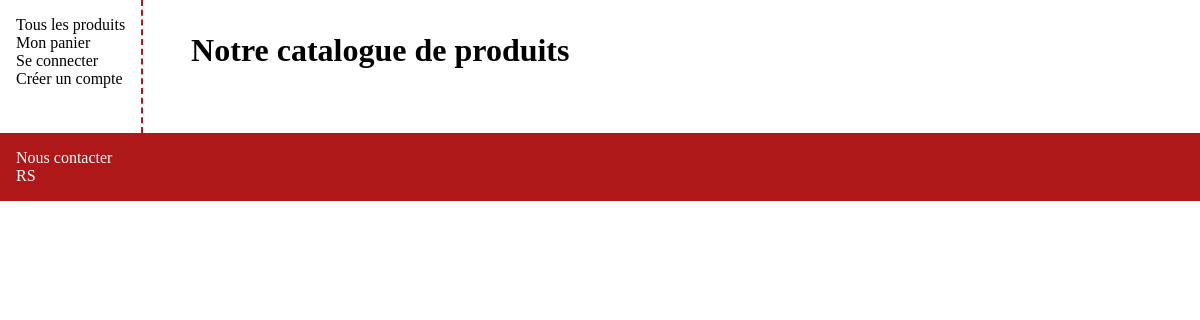
Before: / with the older database file.
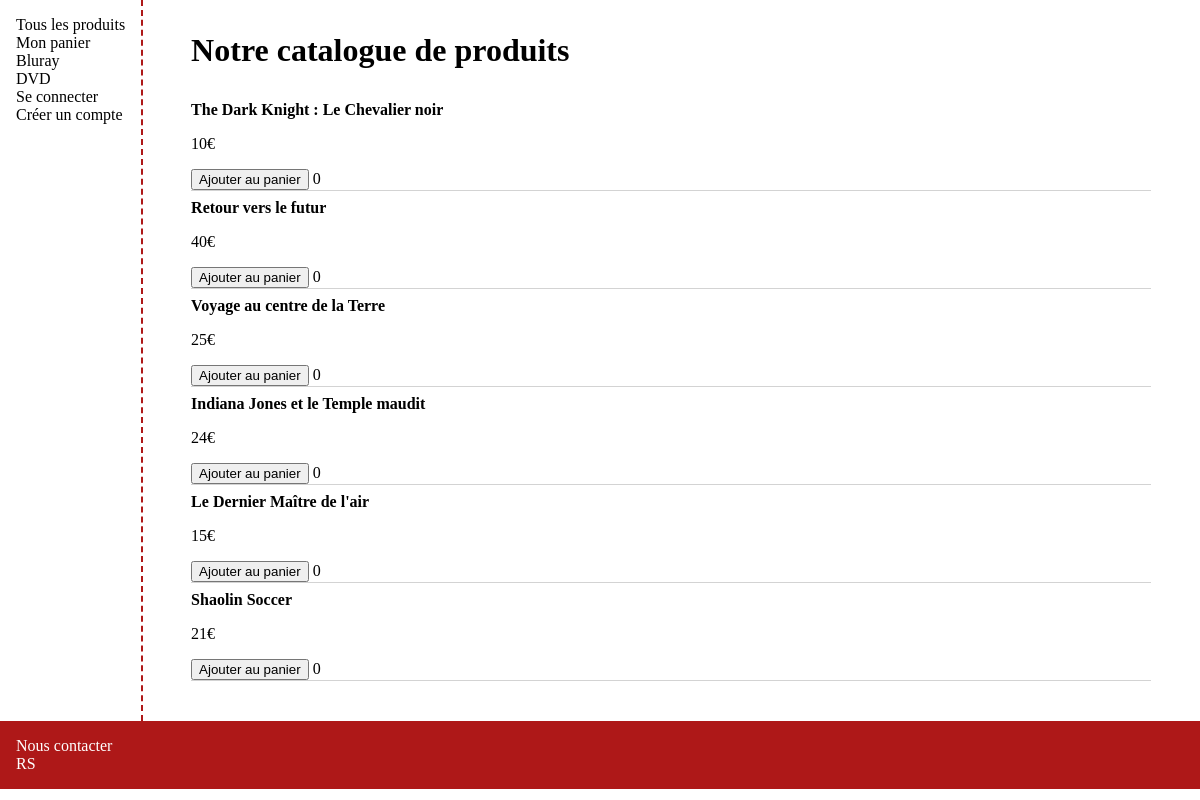
After: the same page with the newer database file.
### tables this page shows
CREATE TABLE `nav_bar` (
  `navBar_id` int(11) NOT NULL,
  `links` varchar(100) NOT NULL,
  `label` varchar(30) NOT NULL,
  `filter` varchar(40) NOT NULL,
  `order` int(11) NOT NULL,
  `adminOnly` tinyint(1) NOT NULL
);

CREATE TABLE `products` (
  `product_id` int(11) NOT NULL,
  `product_name` varchar(100) NOT NULL,
  `price` double NOT NULL,
  `description` text NOT NULL,
  `product_picture` varchar(150) DEFAULT NULL,
  `picture_alt` varchar(150) DEFAULT NULL,
  `in_stock` int(11) NOT NULL,
  `fk_categoryId` int(11) NOT NULL
);

### index.php (called while the page is built, shortened)
<?php
include('listeProduit_m.php');
include('listeProduit_v.php');

### components/menu_c.php (called while the page is built)
<?php
    include('menu_m.php');
    include('menu_v.php');

### components/menu_m.php (called while the page is built, shortened)
<?php
    include(__DIR__ . '/../data/db_connection.php');
    $bd->beginTransaction();
    $sql = "SELECT * FROM nav_bar WHERE adminOnly = 0 ORDER BY `order`";
    $menu=$bd->query($sql);

### listeProduit_m.php (called while the page is built, shortened)
<?php
include(__DIR__ . '/data/db_connection.php');
$sql = "SELECT * FROM products where 1";
        $sql = $bd->prepare($sql);
        $sql->execute();
        $donneesProduit = $sql->fetchall(PDO::FETCH_ASSOC);
        $tableauProduit= array();
        if($donneesProduit != NULL){
            for($i=0;$i<count($donneesProduit);$i++){
            $tableauProduit[]= [$donneesProduit[$i]['product_id'],$donneesProduit[$i]['product_name'],
            $donneesProduit[$i]['price'],$donneesProduit[$i]['description'],$donneesProduit[$i]['in_stock'],$donneesProduit[$i]['fk_categoryId']];
            }
        }

### listeProduit_v.php (the view, shortened to what this page needs)
<!DOCTYPE html>
<html lang="fr">
<head>
    <link rel="stylesheet" href="styles/style.css">
</head>
<body>
    <div class="flex">
    <?php require_once(__DIR__.'/components/header.php'); ?>
        <main>
            <h1>Notre catalogue de produits</h1>
            <ul>
                <?php
                    for($i=0;$i<count($tableauProduit);$i++){ ?>
                        <li class='carteProduit'><a class='isBold' href='ficheProduit_c.php?id=<?= $tableauProduit[$i][0] ?>'> <?= $tableauProduit[$i][1]?></a>
                            <p><?= $tableauProduit[$i][2] ?>€</p>
                            <div class="panier-zone" data-id="<?= $tableauProduit[$i][0] ?>">
                                <button class="btn-ajout">Ajouter au panier</button>
                                <span class="quantite">
                                    <?= $_SESSION['panier'][$tableauProduit[$i][0]] ?? 0 ?>
                                </span>
                            </div>
                        </li>
                <?php } ?>
            </ul>
        </main>
    </div>
    <?php require_once(__DIR__.'/components/footer.php'); ?>
</body>
</html>

### components/header.php (shortened to what this page needs)
<header>
    <?php include(__DIR__.'/menu_c.php'); ?>
</header>

### components/menu_v.php (shortened to what this page needs)
<nav>
    <ul>
        <li><a href="/ProjectPHPLPMI/index.php">Tous les produits</a></li>
        <li><a href="/ProjectPHPLPMI/userCart_c.php">Mon panier</a></li>
        <?php if(isset($menu)) {
            while($ligne = $menu->fetch()) {
                $label = htmlspecialchars($ligne->label, ENT_QUOTES, 'UTF-8');
                $link = htmlspecialchars($ligne->links, ENT_QUOTES, 'UTF-8');
                $filter = htmlspecialchars($ligne->filter, ENT_QUOTES, 'UTF-8');
                $url = "/ProjectPHPLPMI/$link";
                if (!empty($filter)) {
                    $url .= '?' . $filter;
                }
                echo "<li><a href='$url'>$label</a></li>";
            }
        } ?>
        <?php if(!isset($_SESSION['user_id'])) : ?>
            <li><a href="/ProjectPHPLPMI/connectUser_c.php">Se connecter</a></li>
            <li><a href="/ProjectPHPLPMI/addUser_c.php">Créer un compte</a></li>
        <?php endif; ?>
    </ul>
</nav>

### components/footer.php
<footer>
    <ul>
        <li><a target="_blank" href="mailto:contact@groupe1.fr">Nous contacter</a></li>
        <li><a target="_blank" href="http://google.fr">RS</a></li>
    </ul>
</footer>

### styles/style.css (style rules this page uses)
body,h1,h2,a,nav,ul,li, figure,img { margin:0; padding:0; }
ul { list-style-type: none; }
a { text-decoration: none; color: black; }
.flex { display: flex; gap: 1rem; }
main { width:80%; padding : 2rem; }
header { width: fit-content; max-width: 20%; padding : 1rem; }
h1 { margin-bottom: 2rem; }
.carteProduit { border-bottom : 0.5px solid lightgrey; margin-bottom : 0.5rem; }
footer { padding : 1rem; }
header { border-right: 2px dashed rgb(174, 24, 24); }
.isBold { font-weight: bold; }
footer { background-color: rgb(174, 24, 24); }
footer a { color: white; }

Changed rows visible on the page:
added nav_bar: label "Bluray"
added nav_bar: label "DVD"
added products: product_name "The Dark Knight : Le Chevalier noir", price "10", product_id "0"
added products: product_name "Retour vers le futur", price "40", product_id "0"
added products: product_name "Voyage au centre de la Terre", price "25", product_id "0"
added products: product_name "Indiana Jones et le Temple maudit", price "24", product_id "0"
added products: product_name "Le Dernier Maître de l'air", price "15", product_id "0"
added products: product_name "Shaolin Soccer", price "21", product_id "0"
